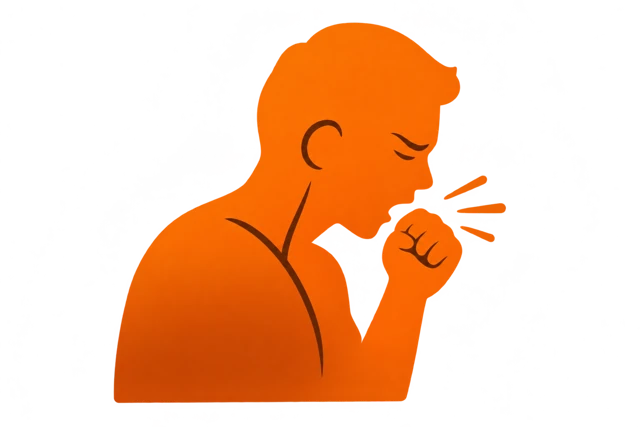
#> input picture assets-library/style/refs/flat-person-coughing.png, 640 x 427 px; its folder holds only this picture in this run
$ python finish_asset.py ../../../assets-library/style/refs/flat-person-coughing.png out.png
#> lines starting #> are read from the running program, lines starting #| are printed output that depends on the picture; after the words box and inside, x2 and y2 are one past the last pixel; in counts of white or black regions, pixels touching at a corner belong together
#!/usr/bin/env python3
"""Turn a raw image into a finished asset in the house orange style.

Pipeline
  1. background -> transparent (colour-to-alpha against the detected
     background colour, flood-filled from the borders so light highlights
     inside the subject stay opaque; neutral grey haze/shadows are dropped)
  2. palette lock: every pixel is re-coloured by its luminance onto the
     orange ramp measured from the reference images, so hue drift
     (red, yellow, pink, brown) from the generator disappears
  3. trim to the subject and centre it on the standard canvas
     (square 1254x1254 for organs/objects, wide 1536x1024 for people/heads)
  4. zero the RGB of fully transparent pixels and save WebP (+ optional PNG)
  5. print a style report you can check against the reference numbers

Usage
  python finish_asset.py RAW_IMAGE OUT.webp [--canvas square|wide]
         [--fill 0.88] [--bg auto|remove|keep] [--method flood|rembg]
         [--strength 1.0] [--match-brightness] [--mirror] [--png]

Needs: numpy, pillow, scipy (rembg only for --method rembg).
"""
import argparse
import json
import sys
from pathlib import Path

import numpy as np
from PIL import Image
from scipy import ndimage

# Luminance -> colour stops. Measured from the four reference images: the
# median colour of all opaque pixels in each 16-level luminance band, plus
# a dark and a light end stop. Each stop's own luminance equals its key, so
# mapping an on-palette pixel returns (almost) the same pixel.
RAMP = [
    (0, (0x3A, 0x14, 0x00)),
    (46, (0x63, 0x23, 0x02)),
    (57, (0x8A, 0x27, 0x01)),
    (72, (0xA8, 0x33, 0x01)),
    (93, (0xCB, 0x46, 0x02)),
    (103, (0xDA, 0x4F, 0x01)),
    (123, (0xF1, 0x64, 0x01)),
    (135, (0xFB, 0x72, 0x01)),
    (150, (0xFC, 0x86, 0x03)),
    (166, (0xFC, 0x9A, 0x25)),
    (183, (0xFC, 0xAE, 0x47)),
    (197, (0xFB, 0xBE, 0x68)),
    (215, (0xFB, 0xD2, 0x99)),
    (231, (0xFB, 0xE4, 0xC6)),
    (241, (0xFC, 0xF0, 0xE1)),
    (255, (0xFF, 0xF8, 0xEE)),
]
CANVASES = {"square": (1254, 1254), "wide": (1536, 1024)}
LUMA = np.array([0.2126, 0.7152, 0.0722], dtype=np.float32)
TARGET_MEDIAN_LUM = 133  # median luminance of opaque pixels across the references


# [52 lines left out: functions saturation, remove_background_flood, remove_background_rembg, not called in this run]


TARGET_HUE = 26.0  # median hue of the references, degrees
HUE_BAND = (14.0, 38.0)
_BRAND = {"key": None, "name": None}


# [20 lines left out: functions use_ramp, load_brand, not called in this run]


def rgb_to_hsv(rgb):
    x = rgb / 255.0
    mx, mn = x.max(-1), x.min(-1)
    d = np.maximum(mx - mn, 1e-6)
    r, g, b = x[..., 0], x[..., 1], x[..., 2]
    h = np.where(mx == r, ((g - b) / d) % 6, np.where(mx == g, (b - r) / d + 2, (r - g) / d + 4)) * 60
    s = np.where(mx > 0, (mx - mn) / np.maximum(mx, 1e-6), 0)
    return h, s, mx


def hsv_to_rgb(h, s, v):
    h = (h % 360) / 60
    i = np.floor(h).astype(int) % 6
    f = h - np.floor(h)
    p, q, t = v * (1 - s), v * (1 - s * f), v * (1 - s * (1 - f))
    r = np.choose(i, [v, q, p, p, t, v])
    g = np.choose(i, [t, v, v, q, p, p])
    b = np.choose(i, [p, p, t, v, v, q])
    return np.stack([r, g, b], -1) * 255


def normalize_hue(rgb, alpha):
    """Rotate hues so the subject's median hue matches the references, then
    clamp into the orange band. Keeps saturation and value, so a red-drifted
    render becomes orange without getting darker."""
    if TARGET_HUE is None or HUE_BAND is None:          # a neutral brand: luminance only
        return rgb
    h, s, v = rgb_to_hsv(rgb)
    chroma = (alpha > 0.5) & (s > 0.35) & (v > 0.2)
    if not chroma.any():
        return rgb
    hh = np.where(h > 180, h - 360, h)  # reds near 360 count as slightly negative
    shift = TARGET_HUE - np.median(hh[chroma])
    hh = np.clip(hh + shift, *HUE_BAND)
    return hsv_to_rgb(hh, s, v)


def palette_lock(rgb, alpha, strength, match_brightness):
    rgb = normalize_hue(rgb, alpha)
    lum = rgb @ LUMA
    if match_brightness:
        opaque = alpha > 0.8
        if opaque.any():
            lum = np.clip(lum + (TARGET_MEDIAN_LUM - np.median(lum[opaque])), 0, 255)
    xs = np.array([s[0] for s in RAMP], np.float32)
    cols = np.array([s[1] for s in RAMP], np.float32)
    mapped = np.stack([np.interp(lum, xs, cols[:, c]) for c in range(3)], axis=-1)
    return rgb * (1 - strength) + mapped * strength


def frame(rgba, canvas, fill):
    a = rgba[..., 3]
    ys, xs = np.nonzero(a > 8)
    if len(xs) == 0:
        sys.exit("Nothing left after background removal - try --method rembg or --bg keep")
    crop = rgba[ys.min(): ys.max() + 1, xs.min(): xs.max() + 1]
    W, H = canvas
    ch, cw = crop.shape[:2]
    scale = min(W * fill / cw, H * fill / ch)
    size = (max(1, round(cw * scale)), max(1, round(ch * scale)))
    im = Image.fromarray(np.clip(crop, 0, 255).astype(np.uint8), "RGBA")
    # Resize premultiplied so transparent pixels don't bleed colour into edges.
    im = im.convert("RGBa").resize(size, Image.LANCZOS).convert("RGBA")
    out = Image.new("RGBA", canvas, (0, 0, 0, 0))
    out.alpha_composite(im, ((W - size[0]) // 2, (H - size[1]) // 2))
    return out


def report(img):
    arr = np.asarray(img).astype(np.float32)
    a = arr[..., 3]
    rgb = arr[..., :3]
    H, W = a.shape
    ys, xs = np.nonzero(a > 8)
    opaque = a > 200
    px = rgb[opaque] / 255.0
    mx, mn = px.max(1), px.min(1)
    d = np.maximum(mx - mn, 1e-6)
    r, g, b = px[:, 0], px[:, 1], px[:, 2]
    hue = np.where(mx == r, ((g - b) / d) % 6, np.where(mx == g, (b - r) / d + 2, (r - g) / d + 4)) * 60
    sat = (mx - mn) / np.maximum(mx, 1e-6)
    chroma = (sat > 0.35) & (mx > 0.2)
    lo, hi = (HUE_BAND[0] - 4, HUE_BAND[1] + 2) if HUE_BAND else (10, 40)
    on_pal = ((hue >= lo) & (hue <= hi))[chroma].mean() if chroma.any() else 0
    lum = (rgb[opaque] @ LUMA)
    print(f"canvas            {W}x{H}")
    print(f"subject box       {(xs.max()-xs.min())/W:.0%} wide x {(ys.max()-ys.min())/H:.0%} tall "
          f"(refs: 85-93% of the limiting side)")
    print(f"opaque coverage   {opaque.mean():.0%} of canvas")
    want = f"(refs {TARGET_HUE - 2:.0f}-{TARGET_HUE + 2:.0f})" if TARGET_HUE is not None else "(neutral brand: no hue)"
    print(f"median hue        {np.median(hue[chroma]) if chroma.any() else 0:.0f} deg {want}")
    print(f"on-palette pixels {on_pal:.1%} (want >= 97%)")
    print(f"median luminance  {np.median(lum):.0f} (refs 120-140; below = too dark, above = washed out)")
    print(f"semi-transparent  {((a > 10) & (a < 245)).mean():.1%} (refs <= 3%; much higher = halo/haze left)")


def main():
    p = argparse.ArgumentParser(description=__doc__, formatter_class=argparse.RawDescriptionHelpFormatter)
    p.add_argument("input")
    p.add_argument("output", help="output path, .webp recommended")
    p.add_argument("--canvas", default="square", help="square | wide | WIDTHxHEIGHT")
    p.add_argument("--fill", type=float, default=0.88, help="fraction of the limiting canvas side the subject fills")
    p.add_argument("--bg", default="auto", choices=["auto", "remove", "keep"],
                   help="auto: remove only if the input has no transparency")
    p.add_argument("--method", default="flood", choices=["flood", "rembg"])
    p.add_argument("--strength", type=float, default=1.0, help="palette lock strength 0..1 (0 = off)")
    p.add_argument("--match-brightness", action="store_true",
                   help="shift luminance so the median matches the references")
    p.add_argument("--png", action="store_true", help="also write a PNG next to the output")
    p.add_argument("--mirror", action="store_true", help="flip horizontally (mode B subjects must face right)")
    p.add_argument("--brand", metavar="FOLDER",
                   help="a library folder drawn in its own brand: lock onto its ramp (style/brand-ramp.json)")
    args = p.parse_args()
    if args.brand:
        print(f"brand             {load_brand(args.brand) or 'house orange (no brand-ramp.json there)'}")

    if args.canvas in CANVASES:
        canvas = CANVASES[args.canvas]
    else:
        w, h = args.canvas.lower().split("x")
        canvas = (int(w), int(h))

    src = Image.open(args.input)
#> src is the input picture: PIL image 640x427 RGBA; mean R, G, B, A 89, 34.4, 4.7, 79.2
    src.load()
    if args.mirror:
        src = src.transpose(Image.FLIP_LEFT_RIGHT)
    rgba = np.asarray(src.convert("RGBA")).astype(np.float32)
    has_alpha = (rgba[..., 3] < 250).mean() > 0.02
#> has_alpha = True

    if args.bg == "keep" or (args.bg == "auto" and has_alpha):
        rgb, alpha = rgba[..., :3], rgba[..., 3] / 255.0
        print("background        kept (input already transparent)")
    elif args.method == "rembg":
        rgb, alpha = remove_background_rembg(src)
        print("background        removed with rembg")
    else:
        rgb, alpha, bg = remove_background_flood(rgba[..., :3])
        print(f"background        removed (detected colour #{int(bg[0]):02X}{int(bg[1]):02X}{int(bg[2]):02X})")

    # GPT renders leave the subject at alpha ~253 and scatter alpha 1-5 noise
    # around it; snap both ends so solid is solid and empty is empty.
    alpha = np.where(alpha >= 0.97, 1.0, np.where(alpha <= 0.02, 0.0, alpha))

    if args.strength > 0:
        rgb = palette_lock(rgb, alpha, args.strength, args.match_brightness)
#> in normalize_hue, `chroma = (alpha > 0.5) & (s > 0.35) & (v > 0.2)`:
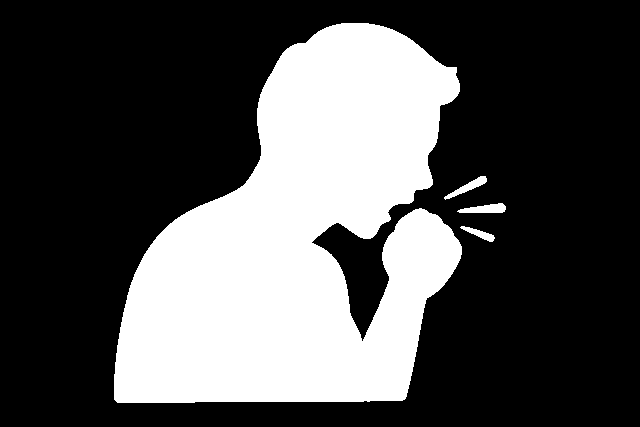
#> chroma: shape (427, 640) bool; 31.3% white; 4 white regions, box (x1, y1, x2, y2) and area: (114, 23, 462, 403) 84635, (457, 203, 506, 213) 332, (444, 176, 487, 200) 295, (460, 226, 495, 242) 207
#> in normalize_hue, `hh = np.where(h > 180, h - 360, h)`:
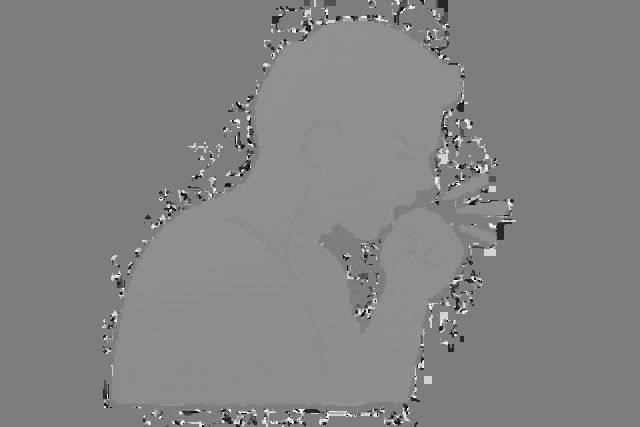
#> hh: shape (427, 640) float32; min -175, max 180, mean 7.9; drawn with min black and max white
#> in normalize_hue, `shift = TARGET_HUE - np.median(hh[chroma])`: shift = 1.9
#> in hsv_to_rgb, `h = (h % 360) / 60`:
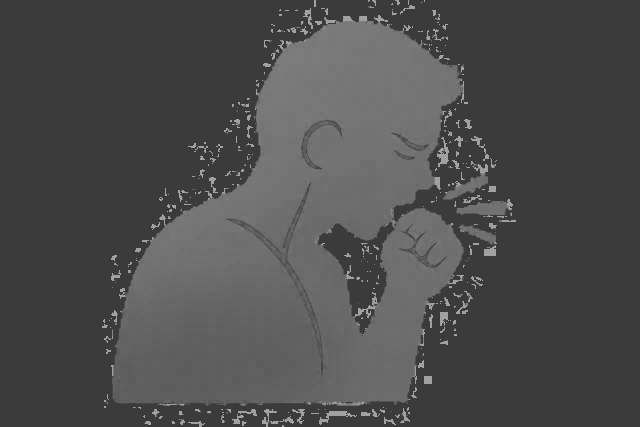
#> h: shape (427, 640) float32; min 0.233, max 0.633, mean 0.303
#> in hsv_to_rgb, `i = np.floor(h).astype(int) % 6`: i: shape (427, 640) int64; every value is 0
#> in palette_lock, `mapped = np.stack([np.interp(lum, xs, cols[:, c]) for c in range(3)], ..`:
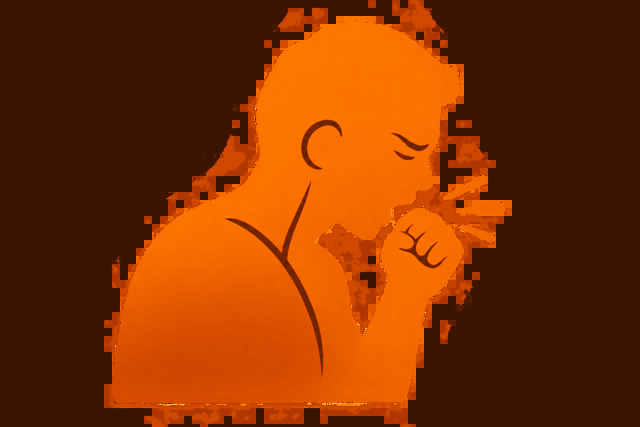
#> mapped: shape (427, 640, 3) float64; mean of channels 0, 1, 2 127.3, 49.8, 0.5; drawn as R, G, B

    out = np.dstack([np.clip(rgb, 0, 255), np.clip(alpha * 255, 0, 255)])
    img = frame(out, canvas, args.fill)
#> in frame, `out = Image.new("RGBA", canvas, (0, 0, 0, 0))`: out: PIL image 1254x1254 RGBA; every value is 0
#> in frame, `out.alpha_composite(im, ((W - size[0]) // 2, (H - size[1]) // 2))`:
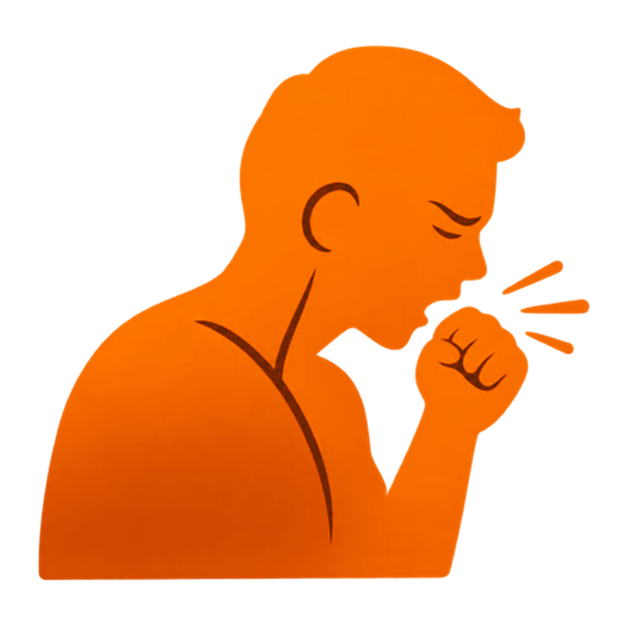
#> out: PIL image 1254x1254 RGBA (shown at 1/2 size); mean R, G, B, A 104.7, 44, 0.4, 109.3; transparent parts drawn white

    arr = np.asarray(img).copy()
    arr[arr[..., 3] == 0, :3] = 0
    img = Image.fromarray(arr, "RGBA")

    dst = Path(args.output)
    dst.parent.mkdir(parents=True, exist_ok=True)
    if dst.suffix.lower() == ".png":
        img.save(dst, optimize=True)
    else:
        img.save(dst, "WEBP", quality=92, method=6)
    if args.png and dst.suffix.lower() != ".png":
        img.save(dst.with_suffix(".png"), optimize=True)
    print(f"saved             {dst}")
    report(img)
#> in report, `rgb = arr[..., :3]`:
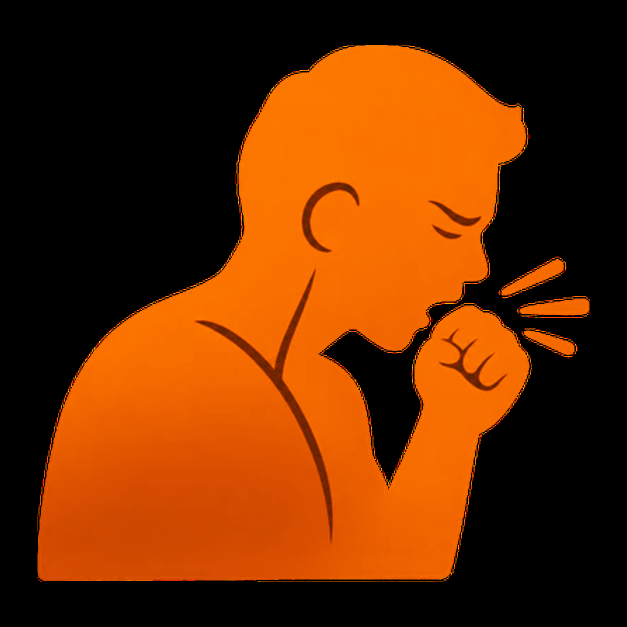
#> rgb: shape (1254, 1254, 3) float32 (shown at 1/2 size); mean R, G, B 104.7, 44, 0.4
#> in report, `opaque = a > 200`:
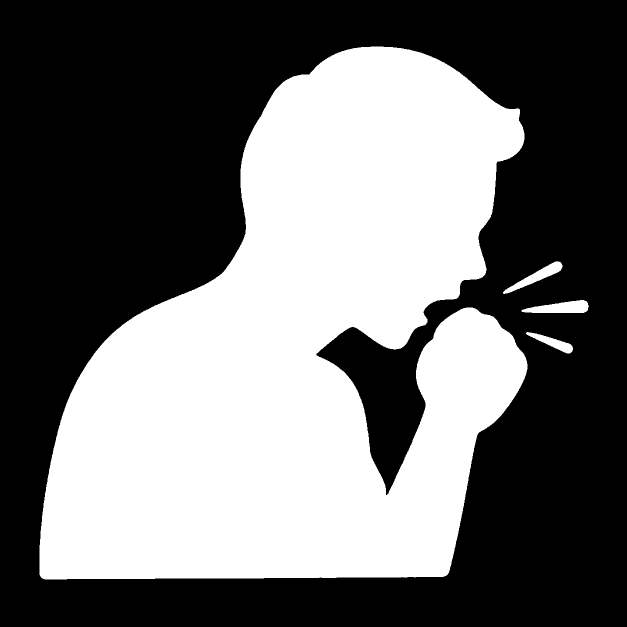
#> opaque: shape (1254, 1254) bool (shown at 1/2 size); 42.5% white; 4 white regions, box (x1, y1, x2, y2) and area: (79, 93, 1055, 1159) 662663, (1043, 600, 1178, 626) 2334, (1006, 523, 1125, 588) 2015, (1052, 664, 1146, 707) 1389
#> in report, `on_pal = ((hue >= lo) & (hue <= hi))[chroma].mean() if chroma.any() el..`: on_pal = 1
#| canvas            1254x1254
#| subject box       88% wide x 85% tall (refs: 85-93% of the limiting side)
#| opaque coverage   43% of canvas
#| median hue        26 deg (refs 24-28)
#| on-palette pixels 100.0% (want >= 97%)
#| median luminance  128 (refs 120-140; below = too dark, above = washed out)
#| semi-transparent  1.4% (refs <= 3%; much higher = halo/haze left)


if __name__ == "__main__":
    main()

$ run again, on assets-library/style/refs/flat-throat-crosssection.png
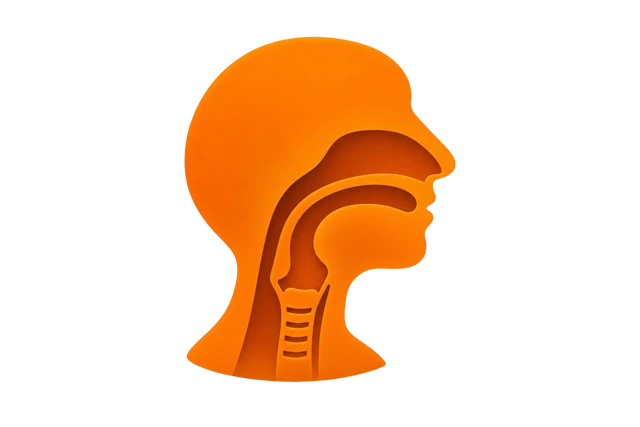
#> input picture assets-library/style/refs/flat-throat-crosssection.png, 640 x 427 px
#> in main, src is the input picture: PIL image 640x427 RGBA; mean R, G, B, A 59, 27.4, 2.6, 60.1
#> has_alpha = True
#> chroma: shape (427, 640) bool; 23.7% white; 1 white region, box (x1, y1, x2, y2) and area: (185, 37, 455, 382) 64887
#> in normalize_hue, `hh = np.where(h > 180, h - 360, h)`:
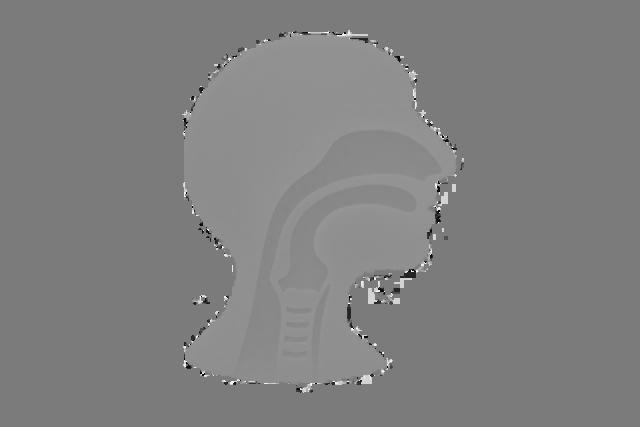
#> hh: shape (427, 640) float32; min -170, max 180, mean 6.7; drawn with min black and max white
#> shift = -1.36
#> i: shape (427, 640) int64; every value is 0
#> in report, `opaque = a > 200`:
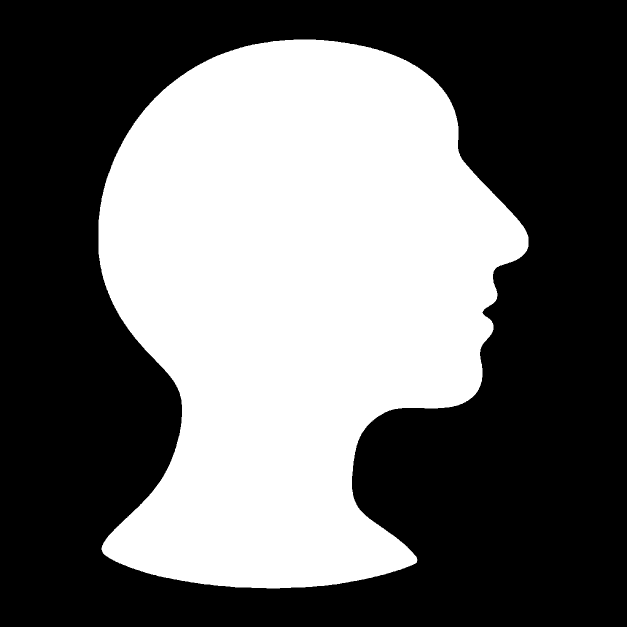
#> opaque: shape (1254, 1254) bool (shown at 1/2 size); 41.7% white; 1 white region, box (x1, y1, x2, y2) and area: (197, 79, 1057, 1177) 656339
#> on_pal = 1
#| canvas            1254x1254
#| subject box       69% wide x 88% tall (refs: 85-93% of the limiting side)
#| opaque coverage   42% of canvas
#| median hue        26 deg (refs 24-28)
#| on-palette pixels 100.0% (want >= 97%)
#| median luminance  131 (refs 120-140; below = too dark, above = washed out)
#| semi-transparent  1.0% (refs <= 3%; much higher = halo/haze left)

$ run again, on assets-library/style/refs/glossy-bronchial-tree.png
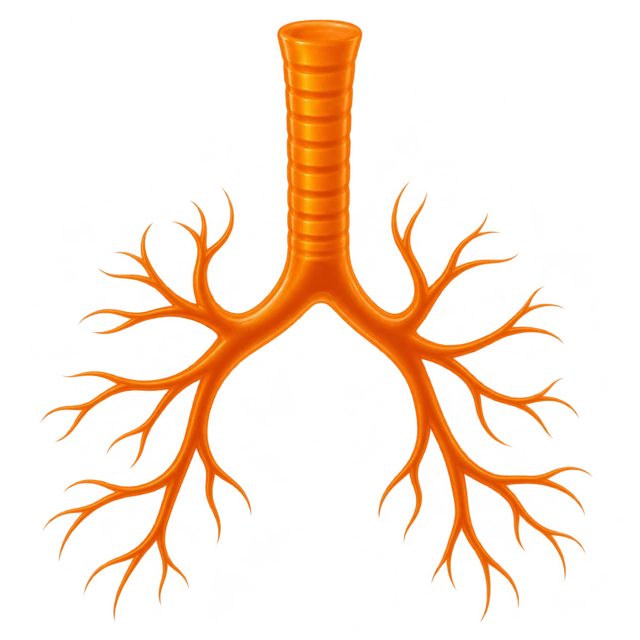
#> input picture assets-library/style/refs/glossy-bronchial-tree.png, 640 x 640 px
#> in main, src is the input picture: PIL image 640x640 RGBA; mean R, G, B, A 79.3, 28.6, 11.3, 33.4
#> has_alpha = True
#> chroma: shape (640, 640) bool; 13.2% white; 4 white regions (3 under 20 px), largest, box (x1, y1, x2, y2) and area: (42, 20, 590, 619) 54150
#> in normalize_hue, `hh = np.where(h > 180, h - 360, h)`:
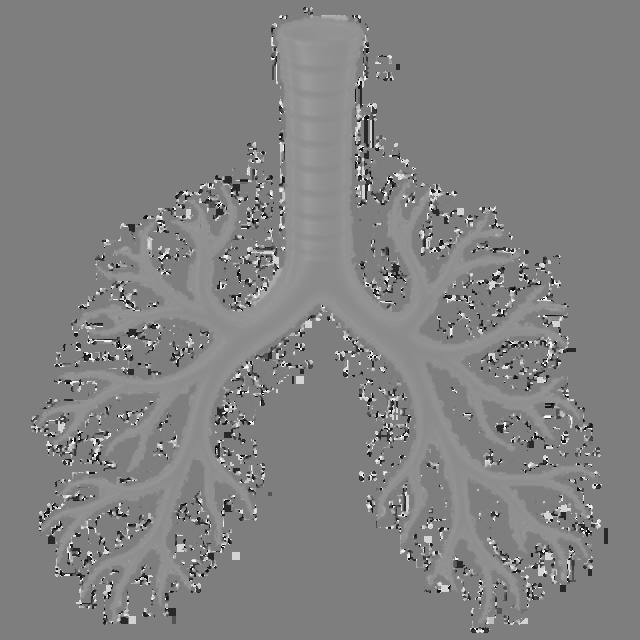
#> hh: shape (640, 640) float32; min -176.8, max 180, mean 4.7; drawn with min black and max white
#> shift = -0.087
#> i: shape (640, 640) int64; every value is 0
#> in report, `opaque = a > 200`:
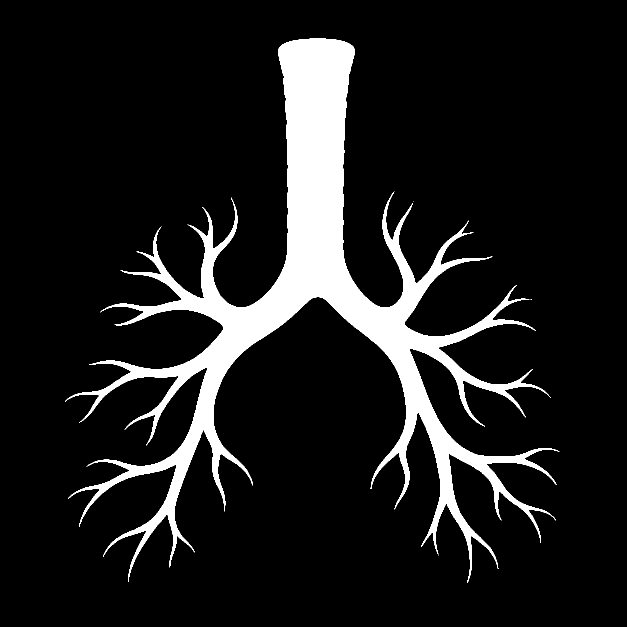
#> opaque: shape (1254, 1254) bool (shown at 1/2 size); 10.9% white; 4 white regions (3 under 20 px), largest, box (x1, y1, x2, y2) and area: (130, 77, 1119, 1166) 170632
#> on_pal = 1
#| canvas            1254x1254
#| subject box       81% wide x 88% tall (refs: 85-93% of the limiting side)
#| opaque coverage   11% of canvas
#| median hue        25 deg (refs 24-28)
#| on-palette pixels 100.0% (want >= 97%)
#| median luminance  125 (refs 120-140; below = too dark, above = washed out)
#| semi-transparent  2.8% (refs <= 3%; much higher = halo/haze left)
